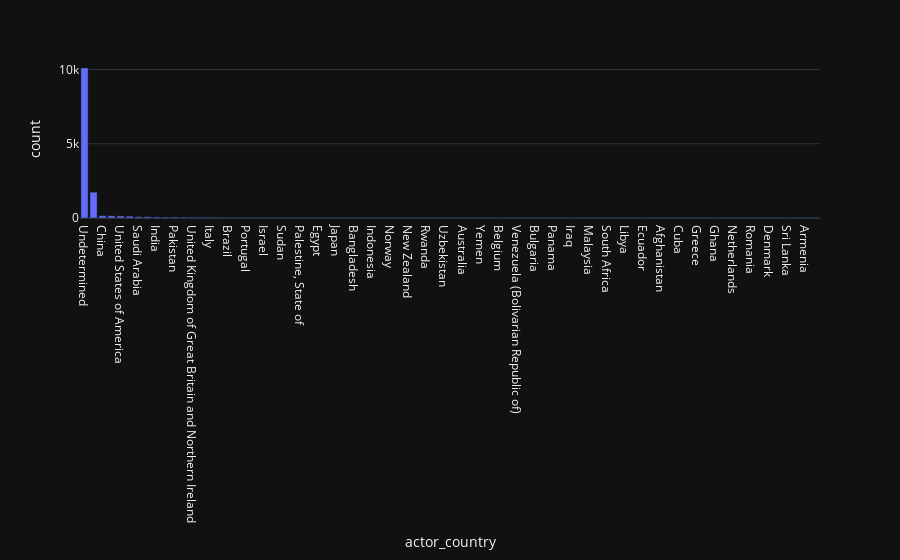

This figure's notebook cell:
### Code cell
# t = df[(df.affected_country == 'Canada') & (df.event_year == 2015)]
t = df['actor_country'].value_counts().reset_index()
t
fig = px.bar(t, x="actor_country", y="count")
fig.show()

### Figure 1 — Plotly figure (JSON) as saved in the notebook; plotly's stock layout.template omitted (floating-point values rounded to 4 significant figures)
{"data": [{"hovertemplate": "actor_country=%{x}<br>count=%{y}<extra></extra>", "legendgroup": "", "marker": {"color": "#636efa", "pattern": {"shape": ""}}, "name": "", "orientation": "v", "showlegend": false, "textposition": "auto", "type": "bar", "x": ["Undetermined", "Russian Federation", "China", "Korea (the Democratic People's Republic of)", "United States of America", "Ukraine", "Saudi Arabia", "Iran (Islamic Republic of)", "India", "Azerbaijan", "Pakistan", "Syrian Arab Republic", "United Kingdom of Great Britain and Northern Ireland", "Turkey", "Italy", "Belarus", "Brazil", "Viet Nam", "Portugal", "Algeria", "Israel", "Lebanon", "Sudan", "Spain", "Palestine, State of", "Philippines", "Egypt", "United Arab Emirates", "Japan", "France", "Bangladesh", "Czechia", "Indonesia", "Nigeria", "Norway", "Mexico", "New Zealand", "Austria", "Rwanda", "Thailand", "Uzbekistan", "Jordan", "Australia", "Togo", "Yemen", "Poland", "Belgium", "Canada", "Venezuela (Bolivarian Republic of)", "Ireland", "Bulgaria", "Morocco", "Panama", "Kuwait", "Iraq", "Myanmar", "Malaysia", "Kenya", "South Africa", "Uganda", "Libya", "Germany", "Ecuador", "Chile", "Afghanistan", "Turkmenistan", "Cuba", "Bolivia (Plurinational State of)", "Greece", "Sierra Leone", "Ghana", "Korea (the Republic of)", "Netherlands", "Cambodia", "Romania", "Costa Rica", "Denmark", "Peru", "Sri Lanka", "Nepal", "Armenia", "Albania"], "xaxis": "x", "y": [10107, 1741, 157, 149, 139, 125, 87, 87, 68, 68, 61, 58, 51, 48, 47, 43, 34, 29, 29, 21, 18, 17, 13, 12, 10, 10, 10, 9, 9, 8, 8, 7, 7, 7, 7, 5, 5, 5, 4, 4, 4, 4, 4, 4, 4, 3, 3, 3, 3, 3, 3, 3, 2, 2, 2, 2, 2, 2, 2, 2, 2, 2, 2, 2, 1, 1, 1, 1, 1, 1, 1, 1, 1, 1, 1, 1, 1, 1, 1, 1, 1, 1], "yaxis": "y"}], "layout": {"barmode": "relative", "legend": {"tracegroupgap": 0}, "margin": {"t": 60}, "xaxis": {"anchor": "y", "domain": [0, 1], "title": {"text": "actor_country"}}, "yaxis": {"anchor": "x", "domain": [0, 1], "title": {"text": "count"}}}}
